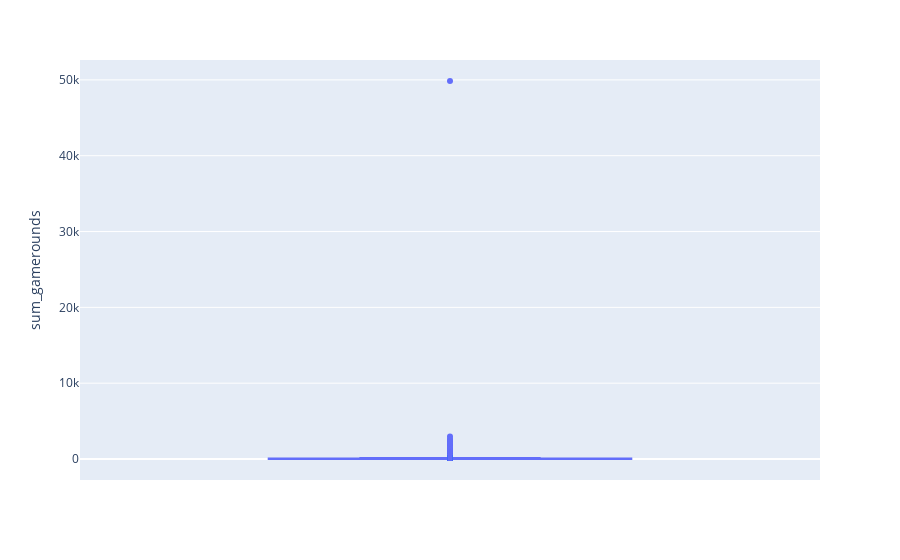

Notebook code cell kept with this figure:
### Code cell
fig= px.box(df['sum_gamerounds'],y='sum_gamerounds')
fig.show()

### Figure 1 — Plotly figure (JSON) as saved in the notebook; plotly's stock layout.template omitted (floating-point values rounded to 4 significant figures; data arrays with more than 128 entries replaced by an {"elided": "..."} marker saying what was removed)
{"data": [{"alignmentgroup": "True", "hovertemplate": "sum_gamerounds=%{y}<extra></extra>", "legendgroup": "", "marker": {"color": "#636efa"}, "name": "", "notched": false, "offsetgroup": "", "orientation": "v", "showlegend": false, "type": "box", "x0": " ", "xaxis": "x", "y": {"elided": "90189 int values"}, "y0": " ", "yaxis": "y"}], "layout": {"boxmode": "group", "legend": {"tracegroupgap": 0}, "margin": {"t": 60}, "xaxis": {"anchor": "y", "domain": [0, 1]}, "yaxis": {"anchor": "x", "domain": [0, 1], "title": {"text": "sum_gamerounds"}}}}
